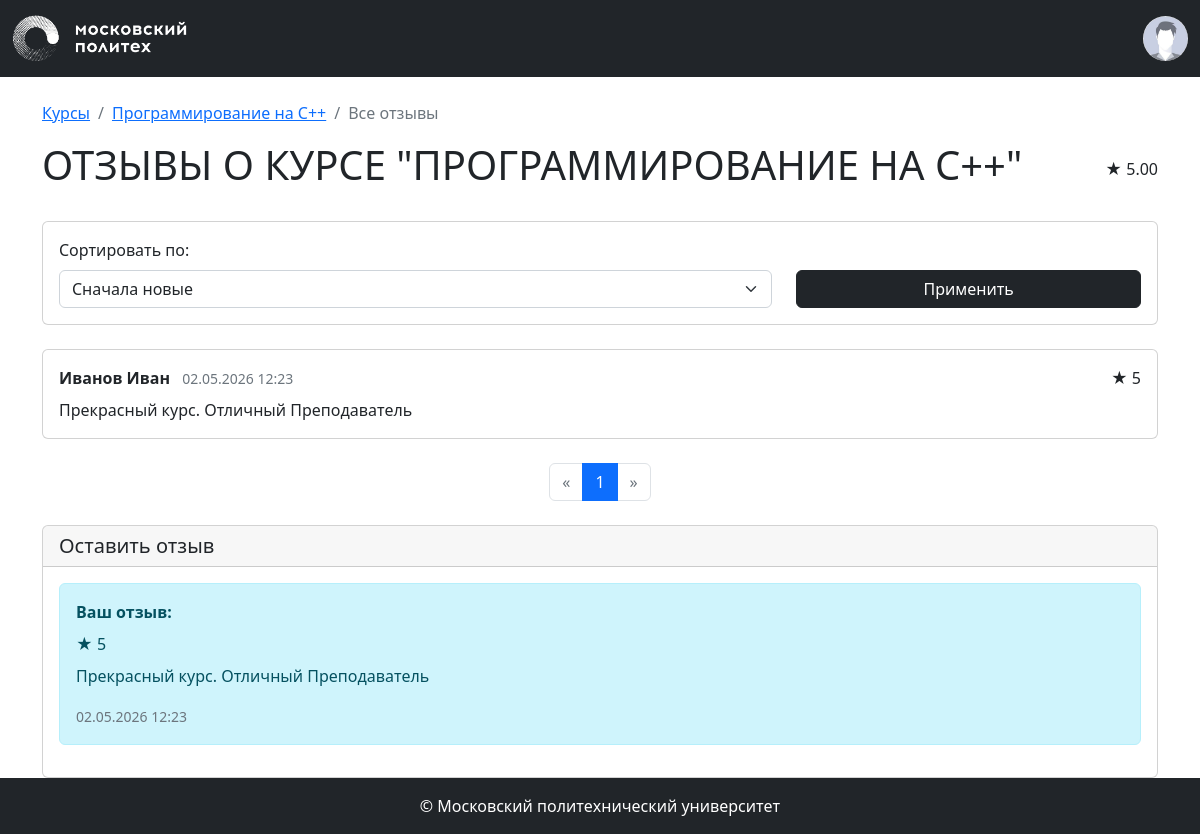
The app's page /courses/1/reviews (signed in) with its own data.
### app/models.py (models this page shows, shortened)
class Base(DeclarativeBase):
  metadata = MetaData(naming_convention={
        "ix": 'ix_%(column_0_label)s',
        "uq": "uq_%(table_name)s_%(column_0_name)s",
        "ck": "ck_%(table_name)s_%(constraint_name)s",
        "fk": "fk_%(table_name)s_%(column_0_name)s_%(referred_table_name)s",
        "pk": "pk_%(table_name)s"
    })

class Course(Base):
    __tablename__ = 'courses'
    id: Mapped[int] = mapped_column(primary_key=True)
    name: Mapped[str] = mapped_column(String(100))
    short_desc: Mapped[str] = mapped_column(Text)
    full_desc: Mapped[str] = mapped_column(Text)
    rating_sum: Mapped[int] = mapped_column(default=0)
    rating_num: Mapped[int] = mapped_column(default=0)
    category_id: Mapped[int] = mapped_column(ForeignKey("categories.id"))
    author_id: Mapped[int] = mapped_column(ForeignKey("users.id"))
    background_image_id: Mapped[str] = mapped_column(ForeignKey("images.id"))
    created_at: Mapped[datetime] = mapped_column(default=datetime.now)
    author: Mapped["User"] = relationship()
    category: Mapped["Category"] = relationship(lazy=False)
    bg_image: Mapped["Image"] = relationship()
    reviews: Mapped[List["Review"]] = relationship(back_populates="course", cascade="all, delete-orphan")
    @property
    def rating(self):
        if self.rating_num > 0:
            return self.rating_sum / self.rating_num
        return 0

class Review(Base):
    __tablename__ = 'reviews'
    id: Mapped[int] = mapped_column(primary_key=True)
    rating: Mapped[int] = mapped_column(nullable=False)
    text: Mapped[str] = mapped_column(Text, nullable=False)
    created_at: Mapped[datetime] = mapped_column(default=datetime.now)
    course_id: Mapped[int] = mapped_column(ForeignKey("courses.id"))
    user_id: Mapped[int] = mapped_column(ForeignKey("users.id"))
    course: Mapped["Course"] = relationship(back_populates="reviews")
    user: Mapped["User"] = relationship(back_populates="reviews")

class User(Base, UserMixin):
    __tablename__ = 'users'
    id: Mapped[int] = mapped_column(primary_key=True)
    first_name: Mapped[str] = mapped_column(String(100))
    last_name: Mapped[str] = mapped_column(String(100))
    middle_name: Mapped[Optional[str]] = mapped_column(String(100))
    login: Mapped[str] = mapped_column(String(100), unique=True)
    password_hash: Mapped[str] = mapped_column(String(200))
    created_at: Mapped[datetime] = mapped_column(default=datetime.now)
    reviews: Mapped[List["Review"]] = relationship(back_populates="user", cascade="all, delete-orphan")
    @property
    def full_name(self):
        return ' '.join([self.last_name, self.first_name, self.middle_name or ''])

### app/courses.py (the view)
@bp.route('/<int:course_id>/reviews')
def reviews(course_id):
    course = course_repository.get_course_by_id(course_id)
    if course is None:
        abort(404)
    page = request.args.get('page', 1, type=int)
    sort_by = request.args.get('sort_by', 'newest')
    per_page = 10
    pagination = course_repository.get_reviews_with_pagination(
        course_id, page=page, per_page=per_page, sort_by=sort_by
    )
    reviews = pagination.items
    user_review = None
    if current_user.is_authenticated:
        user_review = course_repository.get_user_review_for_course(course_id, current_user.id)
    return render_template('courses/reviews.html',
                           course=course,
                           reviews=reviews,
                           pagination=pagination,
                           sort_by=sort_by,
                           user_review=user_review)

### app/auth.py (called while the page is built)
def load_user(user_id):
    return user_repository.get_user_by_id(user_id)

### app/repositories/course_repository.py (called while the page is built)
    def get_course_by_id(self, course_id):
        return self.db.session.get(Course, course_id)

    def get_user_review_for_course(self, course_id, user_id):
        from app.models import Review
        return self.db.session.execute(
            self.db.select(Review).where(
                Review.course_id == course_id,
                Review.user_id == user_id
            )
        ).scalar()

    def get_reviews_with_pagination(self, course_id, page=1, per_page=10, sort_by='newest'):
        from app.models import Review
        query = self.db.select(Review).where(Review.course_id == course_id)
        if sort_by == 'newest':
            query = query.order_by(Review.created_at.desc())
        elif sort_by == 'positive_first':
            query = query.order_by(Review.rating.desc(), Review.created_at.desc())
        elif sort_by == 'negative_first':
            query = query.order_by(Review.rating.asc(), Review.created_at.desc())
        return self.db.paginate(query, page=page, per_page=per_page)

### app/repositories/user_repository.py (called while the page is built)
    def get_user_by_id(self, user_id):
        return self.db.session.execute(self.db.select(User).filter_by(id=user_id)).scalar()

### app/templates/courses/reviews.html (shortened to what this page needs)
{% extends 'base.html' %}
{% from 'pagination.html' import render_pagination %}
{% block content %}
<div class="container">
    <div class="my-4">
        <nav aria-label="breadcrumb">
            <ol class="breadcrumb">
                <li class="breadcrumb-item"><a href="{{ url_for('courses.index') }}">Курсы</a></li>
                <li class="breadcrumb-item"><a href="{{ url_for('courses.show', course_id=course.id) }}">{{ course.name }}</a></li>
                <li class="breadcrumb-item active">Все отзывы</li>
            </ol>
        </nav>
        <div class="d-flex justify-content-between align-items-center mb-4">
            <h1 class="text-uppercase font-weight-bold">Отзывы о курсе "{{ course.name }}"</h1>
            <div class="rating">
                <span>★</span> <span>{{ "%.2f" | format(course.rating) }}</span>
            </div>
        </div>
    </div>
    <div class="card mb-4">
        <div class="card-body">
            <form method="GET" class="row align-items-end">
                <div class="col-md-8">
                    <label for="sort_by" class="form-label">Сортировать по:</label>
                        <select class="form-select" name="sort_by" id="sort_by">
                        <option value="newest">Сначала новые</option>
                    </select>
                </div>
                <div class="col-md-4">
                    <button type="submit" class="btn btn-dark w-100">Применить</button>
                </div>
            </form>
        </div>
    </div>
    {% if reviews %}
        {% for review in reviews %}
            <div class="card mb-3">
                <div class="card-body">
                    <div class="d-flex justify-content-between align-items-center mb-2">
                        <div>
                            <strong>{{ review.user.full_name }}</strong>
                            <span class="text-muted ms-2 small">{{ review.created_at.strftime('%d.%m.%Y %H:%M') }}</span>
                        </div>
                        <div class="rating">
                            <span>★</span> <span>{{ review.rating }}</span>
                        </div>
                    </div>
                    <p class="card-text">{{ review.text }}</p>
                </div>
            </div>
        {% endfor %}
        <div class="mt-4">
            {{ render_pagination(pagination, 'courses.reviews', {'course_id': course.id, 'sort_by': sort_by}) }}
        </div>
    {% else %}
        <div class="alert alert-info">
            Пока нет отзывов. Будьте первым, кто оставит отзыв!
        </div>
    {% endif %}
    {% if current_user.is_authenticated %}
        <div class="card mt-4">
            <div class="card-header">
                <h5 class="mb-0">Оставить отзыв</h5>
            </div>
            <div class="card-body">
                {% if user_review %}
                    <div class="alert alert-info">
                        <strong>Ваш отзыв:</strong>
                        <div class="mt-2">
                            <span class="rating">★ {{ user_review.rating }}</span>
                            <p class="mt-2">{{ user_review.text }}</p>
                            <small class="text-muted">{{ user_review.created_at.strftime('%d.%m.%Y %H:%M') }}</small>
                        </div>
                    </div>
                {% endif %}
            </div>
        </div>
    {% else %}
        <div class="alert alert-warning text-center mt-4">
            <a href="{{ url_for('auth.login') }}">Войдите</a>, чтобы оставить отзыв.
        </div>
    {% endif %}
</div>
{% endblock %}

### records on screen
Course: name "Программирование на С++", name "ПРОГРАММИРОВАНИЕ НА С++", rating "5.00"
Review: user.full_name "Иванов Иван", created_at "02.05.2026 12:23", rating "5", text "Прекрасный курс. Отличный Преподаватель"

### other values on screen
{{ page }} "1"
